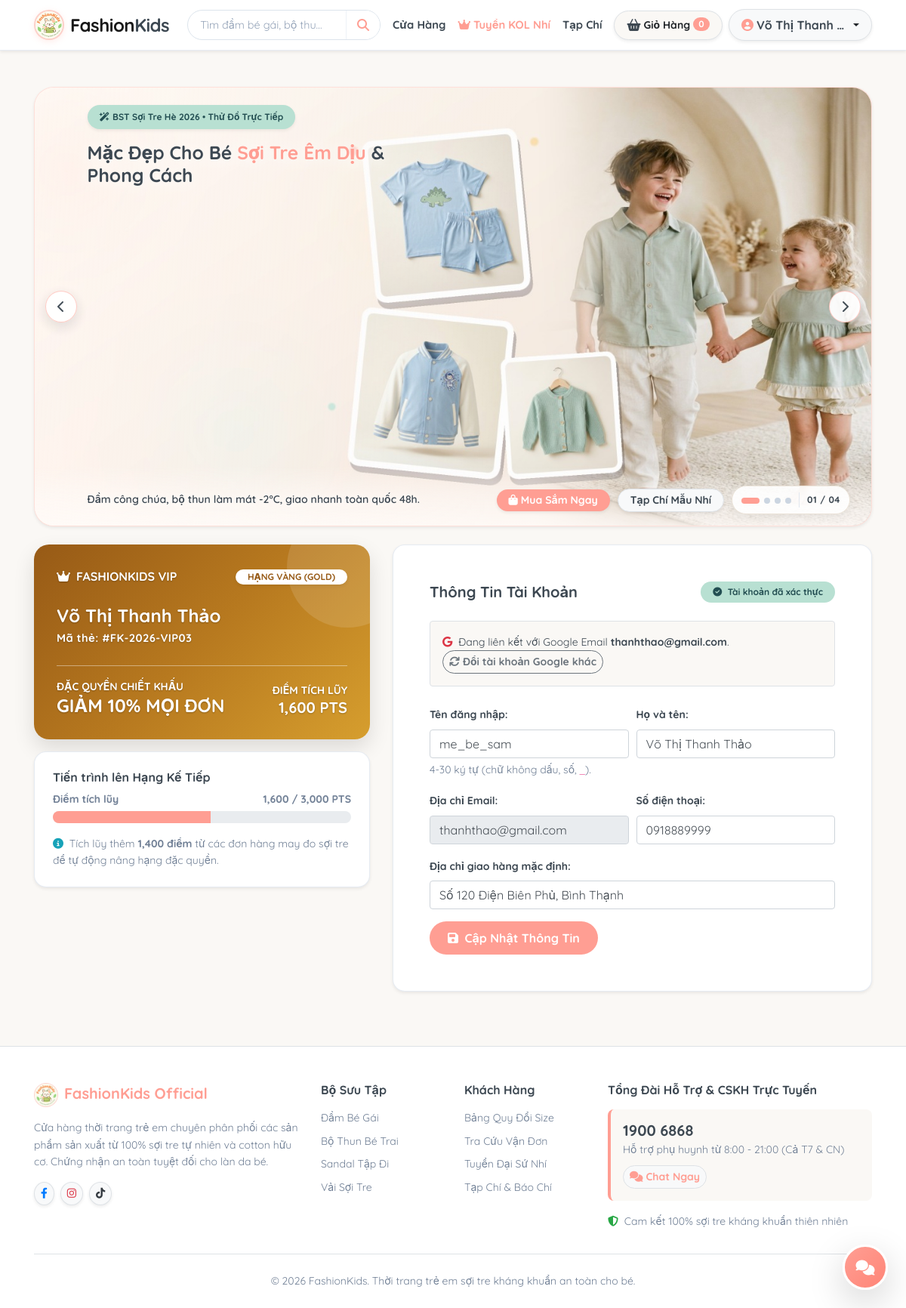
Page /views/pages/profile.php (signed in) on the committed database.
### tables this page shows
CREATE TABLE `hgb_nguoi_dung` (
    `ma_nguoi_dung` INT AUTO_INCREMENT PRIMARY KEY,
    `ma_hang_thanh_vien` INT NULL,
    `ten_dang_nhap` VARCHAR(50) NOT NULL UNIQUE,
    `mat_khau` VARCHAR(255) NOT NULL,
    `ho_va_ten` VARCHAR(100) NOT NULL,
    `thu_dien_tu` VARCHAR(100) NOT NULL UNIQUE,
    `so_dien_thoai` VARCHAR(20) NULL,
    `dia_chi_nha` VARCHAR(255) NULL,
    `diem_tich_luy` INT NOT NULL DEFAULT 0,
    `vai_tro` ENUM('quan_tri', 'nhan_vien', 'khach_hang') NOT NULL DEFAULT 'khach_hang',
    `da_xac_thuc_otp` TINYINT(1) NOT NULL DEFAULT 0,
    `google_id` VARCHAR(100) NULL DEFAULT NULL UNIQUE,
    `auth_provider` ENUM('local', 'google') NOT NULL DEFAULT 'local',
    `avatar_url` VARCHAR(255) NULL DEFAULT NULL,
    `ngay_tao` DATETIME NOT NULL DEFAULT CURRENT_TIMESTAMP,
    CONSTRAINT `kn_nguoi_dung_hang` 
        FOREIGN KEY (`ma_hang_thanh_vien`) REFERENCES `hgb_hang_thanh_vien`(`ma_hang`) 
        ON DELETE SET NULL ON UPDATE CASCADE
);

### views/pages/profile.php (the view, shortened to what the rows shown need)
<?php
require_once __DIR__ . "/../layouts/header.php";
require_once __DIR__ . "/../layouts/navbar.php";
require_once __DIR__ . '/../../models/UserModel.php';
$hgbProfileModel = new UserModel();
$currentProfileUid = Rbac::currentUserId();
if ($currentProfileUid) {
    $hgbProfileModel->dongBoSessionNguoiDung($currentProfileUid);
}
$vipInfo  = $hgbProfileModel->layThongTinVipHienTai($currentProfileUid);
$sessUser = $_SESSION['user'] ?? null;
if (is_array($sessUser) && !empty($sessUser['ten_dang_nhap'])) {
    $diem         = (int)($vipInfo['points'] ?? ($sessUser['diem_tich_luy'] ?? 0));
    $phanTramGiam = (float)($vipInfo['discount_percent'] ?? ($sessUser['phan_tram_giam_gia'] ?? 0));
    $rawTierName  = (string)($vipInfo['tier_name'] ?? ($sessUser['ten_hang'] ?? 'Đồng (Bronze)'));
    $tierClassMap = [
        'tier-diamond' => 'vip-card-diamond',
        'tier-gold'    => 'vip-card-gold',
        'tier-silver'  => 'vip-card-silver',
        'tier-bronze'  => 'vip-card-bronze',
    ];
    $hangClass    = $tierClassMap[$vipInfo['badge_class'] ?? 'tier-bronze'] ?? 'vip-card-bronze';
    $tenHang      = mb_strtoupper($rawTierName, 'UTF-8');
    $diemKeTiep   = (int)($vipInfo['next_tier_min'] ?? 500);
    $nextTierName = $vipInfo['next_tier_name'] ?? null;
    $user = [
        'ma_nguoi_dung'  => (int)($sessUser['ma_nguoi_dung'] ?? 0),
        'ho_va_ten'      => (string)($sessUser['ho_va_ten'] ?? ''),
        'ten_dang_nhap'  => (string)($sessUser['ten_dang_nhap'] ?? ''),
        'thu_dien_tu'    => (string)($sessUser['thu_dien_tu'] ?? ''),
        'so_dien_thoai'  => (string)($sessUser['so_dien_thoai'] ?? ''),
        'dia_chi_nha'    => (string)($sessUser['dia_chi_nha'] ?? ''),
        'diem_tich_luy'  => $diem,
        'ten_hang'       => $tenHang,
        'hang_class'     => $hangClass,
        'phan_tram_giam' => $phanTramGiam,
        'diem_ke_tiep'   => $diemKeTiep,
        'next_tier_name' => $nextTierName,
        'da_xac_thuc'    => (int)($sessUser['da_xac_thuc_otp'] ?? 1),
    ];
}
$maTheHienThi = ((int)$user['ma_nguoi_dung'] > 0) ? sprintf('#FK-2026-VIP%02d', (int)$user['ma_nguoi_dung']) : '#FK-GUEST';
?>
<div class="container my-4 my-md-5" id="hgb_profile_section">
    <?php
    require_once __DIR__ . "/../partials/editorial-carousel.php";
    ?>
    <div class="row">
        <div class="col-12 col-lg-5 mb-4">
            <div id="hgb_vipCardPreview" class="vip-card-box <?= $user['hang_class'] ?> mb-3">
                <div class="d-flex flex-wrap justify-content-between align-items-center fk-card-header-row mb-4">
                    <span class="font-weight-bold text-uppercase vip-card-brand text-nowrap">
                    </span>
                    <span id="hgb_vipBadgeTitle" class="badge badge-light vip-card-tier-badge px-3 py-1 font-weight-bold rounded-pill shadow-sm text-nowrap flex-shrink-0">
                    </span>
                </div>
                <h4 class="font-weight-bold mb-1 vip-card-holder"><?= htmlspecialchars($user['ho_va_ten']) ?></h4>
                <div class="small mb-4 font-weight-bold vip-card-code">Mã thẻ: <?= htmlspecialchars($maTheHienThi) ?></div>
                <div class="d-flex flex-wrap justify-content-between align-items-end fk-card-header-row pt-3 vip-divider">
                    <div>
                    </div>
                    <div class="text-right">
                        <div class="small text-uppercase font-weight-bold vip-card-label">Điểm tích lũy</div>
                        <div id="hgb_vipCardPts" class="h5 font-weight-bold mb-0 vip-card-val text-nowrap"><?= number_format($user['diem_tich_luy']) ?> PTS</div>
                    </div>
                </div>
            </div>
            <div class="card card-pastel p-4 shadow-sm">
                <div class="d-flex justify-content-between small text-muted-custom mb-1 font-weight-bold">
                    <span>Điểm tích lũy</span>
                    <span id="hgb_vipPtsInfo"><?= number_format($user['diem_tich_luy']) ?> / <?= number_format($user['diem_ke_tiep']) ?> PTS</span>
                </div>
            </div>
        </div>
        <div class="col-12 col-lg-7">
            <div class="card card-pastel p-4 p-md-5 shadow-sm mb-4">
                <?php
                $isCustomerAccount = (Rbac::currentRole() === 'khach_hang');
                $isGoogleLinked = !empty($sessUser['google_id']) || (($sessUser['auth_provider'] ?? '') === 'google');
                ?>
                <?php if ($isGoogleLinked): ?>
                    <div class="d-flex flex-wrap align-items-center justify-content-between p-3 rounded border bg-milk-cream mb-4">
                        <div class="small text-slate pr-2">
                            <i class="fa-brands fa-google text-danger mr-1"></i>
                            Đang liên kết với Google Email <strong><?= htmlspecialchars($user['thu_dien_tu']) ?></strong>.
                        </div>
                        <a href="<?= htmlspecialchars(APP_ENDPOINT) ?>?c=auth&amp;a=googleSwitchAccount&amp;logout=1"
                           class="btn btn-sm btn-outline-secondary rounded-pill font-weight-bold mt-2 mt-sm-0 text-nowrap">
                            <i class="fa-solid fa-arrows-rotate mr-1"></i>Đổi tài khoản Google khác
                        </a>
                    </div>
                <?php endif; ?>
                <form id="hgb_formProfileUpdate" novalidate>
                    <div class="form-row">
                        <div class="form-group col-md-6">
                            <label for="hgb_profile_username" class="small font-weight-bold text-slate">Tên đăng nhập:</label>
                            <input type="text" class="form-control" id="hgb_profile_username" name="ten_dang_nhap" maxlength="30"
                                   value="<?= htmlspecialchars($user['ten_dang_nhap']) ?>" <?= $isCustomerAccount ? '' : 'readonly' ?>>
                            <?php if ($isCustomerAccount): ?>
                                <small class="form-text text-muted-custom">4-30 ký tự (chữ không dấu, số, <code>_</code>).</small>
                            <?php endif; ?>
                        </div>
                        <div class="form-group col-md-6">
                            <label for="hgb_profile_fullname" class="small font-weight-bold text-slate">Họ và tên:</label>
                            <input type="text" class="form-control" id="hgb_profile_fullname" name="ho_va_ten" value="<?= htmlspecialchars($user['ho_va_ten']) ?>" required>
                        </div>
                    </div>
                    <div class="form-row">
                        <div class="form-group col-md-6">
                            <label class="small font-weight-bold text-slate">Địa chỉ Email:</label>
                            <input type="email" class="form-control" name="thu_dien_tu" value="<?= htmlspecialchars($user['thu_dien_tu']) ?>" readonly>
                        </div>
                        <div class="form-group col-md-6">
                            <label class="small font-weight-bold text-slate">Số điện thoại:</label>
                            <input type="tel" class="form-control" id="hgb_profile_phone" name="so_dien_thoai" maxlength="11" inputmode="numeric" value="<?= htmlspecialchars($user['so_dien_thoai']) ?>">
                        </div>
                    </div>
                    <div class="form-group">
                        <label class="small font-weight-bold text-slate">Địa chỉ giao hàng mặc định:</label>
                        <input type="text" class="form-control" id="hgb_profile_address" name="dia_chi" value="<?= htmlspecialchars($user['dia_chi_nha']) ?>">
                    </div>
                </form>
            </div>
        </div>
    </div>
</div>
<?php require_once __DIR__ . "/../layouts/footer.php"; ?>

### rows in the picture
hgb_nguoi_dung: ho_va_ten "Võ Thị Thanh Thảo", ma_nguoi_dung "#FK-2026-VIP03", diem_tich_luy "1,600", thu_dien_tu "thanhthao@gmail.com", ten_dang_nhap "me_be_sam", so_dien_thoai "0918889999", dia_chi "Số 120 Điện Biên Phủ, Bình Thạnh"

### other values in the picture
$cartTotalQty "0"
$_SESSION['user']['ho_va_ten'] "Võ Thị Thanh…"
$s['eyebrow'] "BST Sợi Tre Hè 2026 • Thử Đồ Trực Tiếp"
$s['title'] "Mặc Đẹp Cho Bé Sợi Tre Êm Dịu & Phong Cách"
$s['sub'] "Đầm công chúa, bộ thun làm mát -2°C, giao nhanh toàn quốc 48h."
$s['cta_text'] "Mua Sắm Ngay"
$s['cta2_text'] "Tạp Chí Mẫu Nhí"
$counterText "01 / 04"
$user['ten_hang'] "VÀNG (GOLD)"
$user['phan_tram_giam'] "10"
$user['diem_ke_tiep'] "3,000"
$diemConThieu "1,400"
